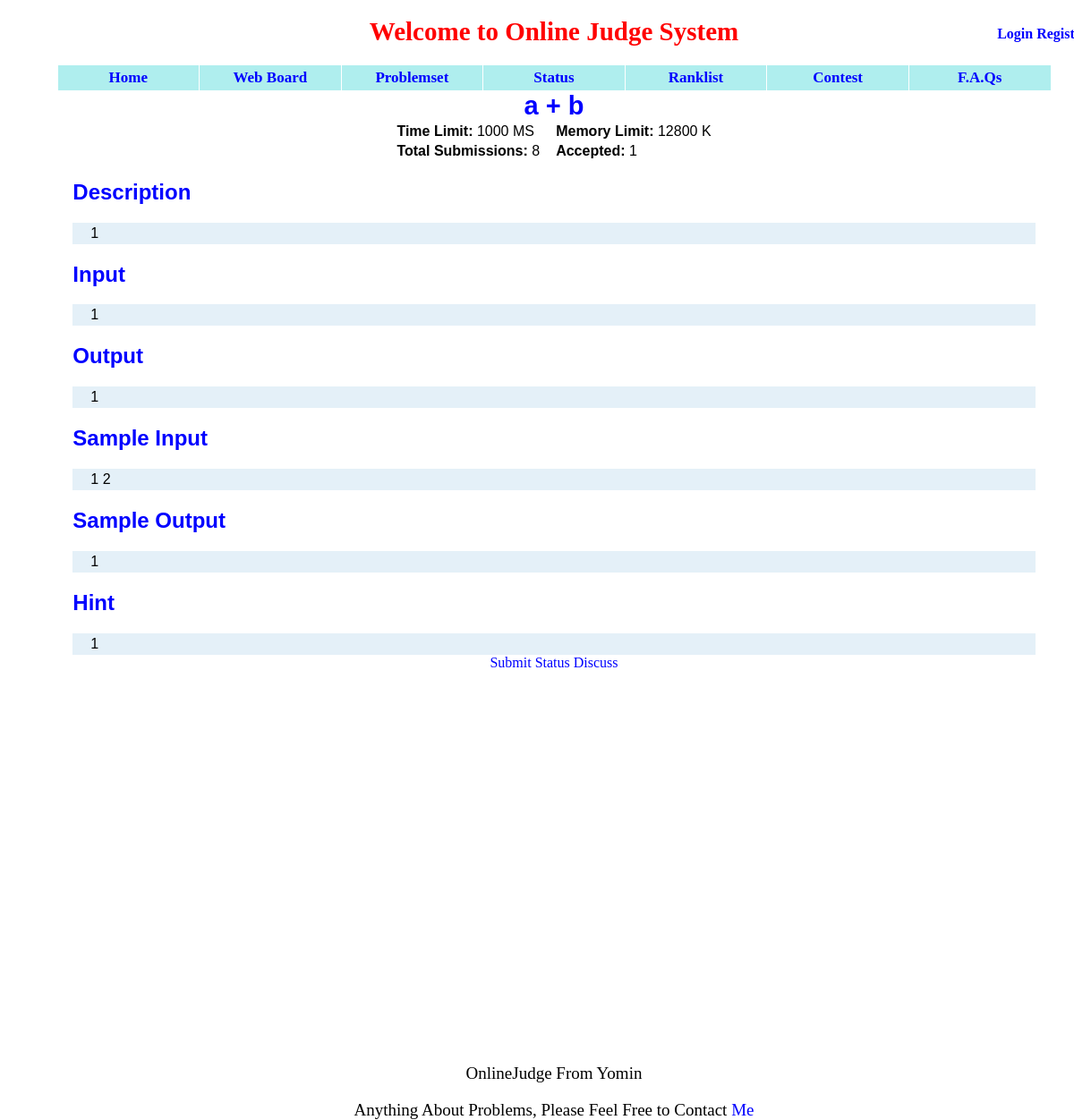
The page /showproblem/pid=1/ on the database as committed earlier.
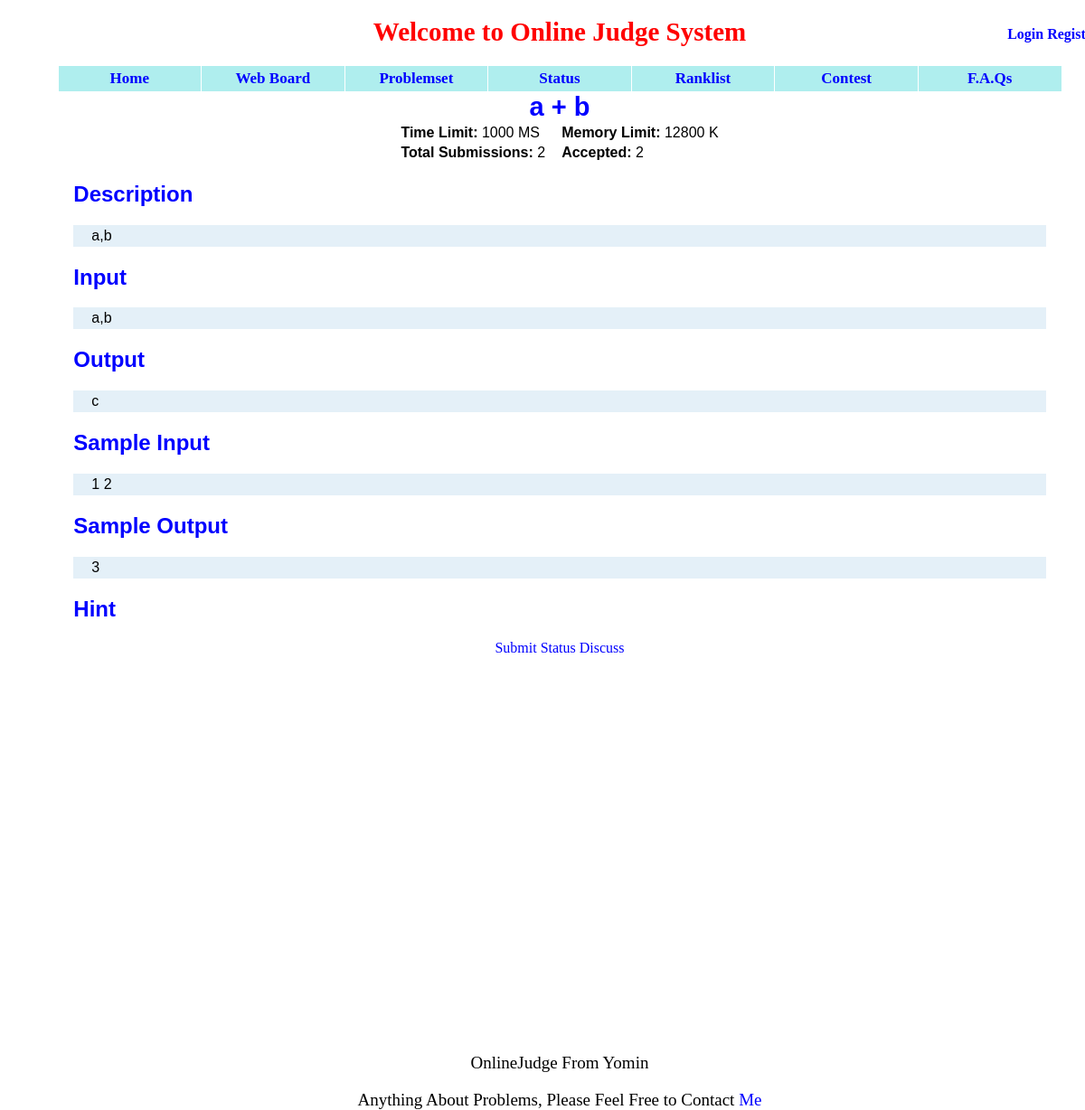
The same page on the database as committed later.
### appfile/models.py (models this page shows, shortened)
class Problem(db.Model):
    pid = db.Column(db.Integer, primary_key=True)
    title = db.Column(db.String(299))
    description = db.Column(db.Text)
    pinput = db.Column(db.Text)
    poutput = db.Column(db.Text)
    sinput = db.Column(db.Text)
    soutput = db.Column(db.Text)
    hint = db.Column(db.Text)
    time_limit = db.Column(db.Integer)
    memory_limit = db.Column(db.Integer)
    ac_count = db.Column(db.Integer, default = 0)
    submit_count = db.Column(db.Integer, default = 0)
    visable = db.Column(db.Boolean, default = True)

### appfile/views.py (the view)
@app.route('/showproblem/pid=<int:pid>/')
def show_problem(pid):
    problem = Problem.query.get(pid)
    return render_template('showproblem.html', problem=problem)

### appfile/views.py (called while the page is built)
@app.before_request
def before_request():
    g.user = current_user
    if g.user.is_authenticated():
        g.url = url_for('userinfo',userid = g.user.userid)

### appfile/templates/showproblem.html
{% extends "base.html" %}
{% block content %}
<div id="problem">
     <center><span style="font-size:29px; font-weight:bold; color:blue"> {{ problem.title }} </span></center>
     <table>
         <tr>
             <td><b>Time Limit:</b> {{ problem.time_limit }} MS </td>
             <td width="10px"></td>
             <td><b>Memory Limit:</b> {{ problem.memory_limit}} K </td>
         </tr>
         <tr>
             <td><b> Total Submissions: </b> {{ problem.submit_count }} </td>
             <td width="10px"></td>
             <td><b> Accepted: </b> {{ problem.ac_count }} </td>
         </tr>
     </table>
    <h2> Description </h2>
    <div>
        {% autoescape false %}
        {{ problem.description }}
        {% endautoescape %}
    </div>
    <h2> Input </h2>
    <div>
        {% autoescape false %}
        {{ problem.pinput }}
        {% endautoescape %}
    </div>
    <h2> Output </h2>
    <div>
        {% autoescape false %}
        {{ problem.poutput }}
        {% endautoescape %}
    </div>
    <h2> Sample Input </h2>
    <div>
        {% autoescape false %}
        {{ problem.sinput }}
        {% endautoescape %}
    </div>
    <h2> Sample Output </h2>
    <div>
        {% autoescape false %}
        {{ problem.soutput }}
        {% endautoescape %}
    </div>
    <h2> Hint </h2>
    <div>
        {% autoescape false %}
        {{ problem.hint }}
        {% endautoescape %}
    </div>
</div>
<center>
    <a href={{ url_for('submit_problem', pid = problem.pid) }}> Submit </a>
    <a href={{ url_for('problemstatus', pid = problem.pid) }}> Status </a>
    <a href={{ url_for('discuss', pid = problem.pid) }}> Discuss </a>
</center>
{% endblock %}

Rows that differ between the two databases and show on the page:
changed Problem: submit_count "8" → "2"; ac_count "1" → "2"; description "1" → "a,b"; pinput "1" → "a,b"; poutput "1" → "c"; soutput "1" → "3"; hint "1" → (not shown)
